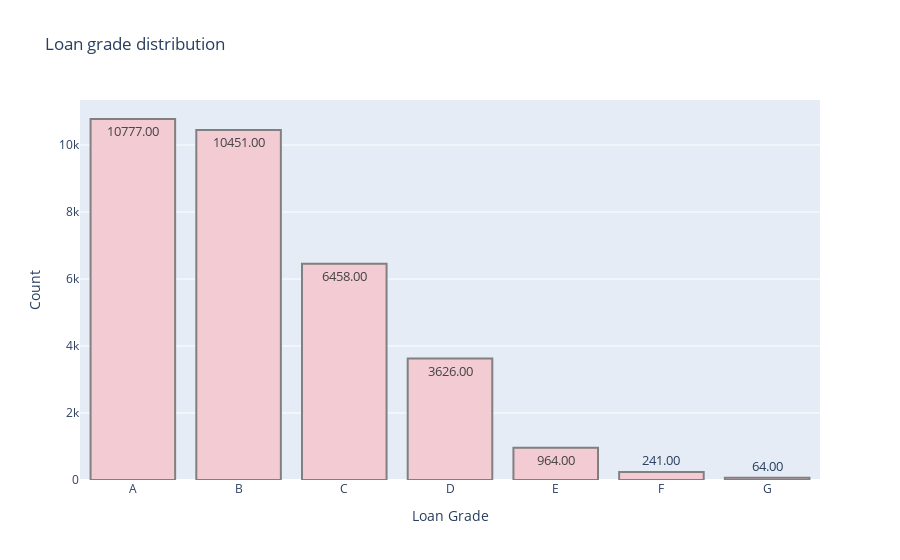

Notebook source saved alongside this figure:
### Markdown cell above
Employment length > 40 is considered an outlier and shall be removed later on.

### Code cell
counts=data.loan_grade.value_counts()

fig = px.bar(x=counts.index, y=counts.values, color_discrete_sequence=px.colors.sequential.Magenta, 
             title='Loan grade distribution')

fig.update_layout(xaxis_title='Loan Grade', yaxis_title='Count')
fig.update_traces(texttemplate='%{y:.2f}', textposition='auto', textfont_size=13, marker=dict(line=dict(color='#102000', width=.2)))

fig.data[0].marker.line.width = 2
fig.data[0].marker.line.color='gray'
fig.show()

### Figure 1 — Plotly figure (JSON) as saved in the notebook; plotly's stock layout.template omitted (floating-point values rounded to 4 significant figures)
{"data": [{"alignmentgroup": "True", "hovertemplate": "x=%{x}<br>y=%{y}<extra></extra>", "legendgroup": "", "marker": {"color": "rgb(243, 203, 211)", "line": {"color": "gray", "width": 2}, "pattern": {"shape": ""}}, "name": "", "offsetgroup": "", "orientation": "v", "showlegend": false, "textfont": {"size": 13}, "textposition": "auto", "texttemplate": "%{y:.2f}", "type": "bar", "x": ["A", "B", "C", "D", "E", "F", "G"], "xaxis": "x", "y": [10777, 10451, 6458, 3626, 964, 241, 64], "yaxis": "y"}], "layout": {"autosize": true, "barmode": "relative", "legend": {"tracegroupgap": 0}, "title": {"text": "Loan grade distribution"}, "xaxis": {"anchor": "y", "autorange": true, "domain": [0, 1], "range": [-0.5, 6.5], "title": {"text": "Loan Grade"}, "type": "category"}, "yaxis": {"anchor": "x", "autorange": true, "domain": [0, 1], "range": [0, 11340.0], "title": {"text": "Count"}, "type": "linear"}}}
